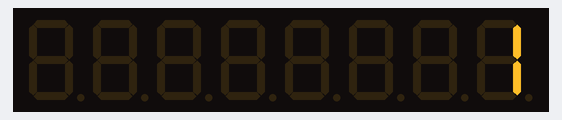
Bench run of a sketch on a simulated Arduino Uno, built with avr-gcc and run on an emulated ATmega328P. On the bench: 8-digit seven-segment display.

Above: at 0.1 s.
At 7.6 s:
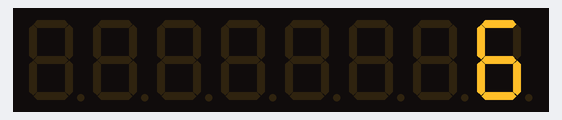
At 13.6 s:
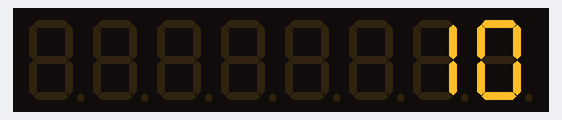
At 23.1 s:
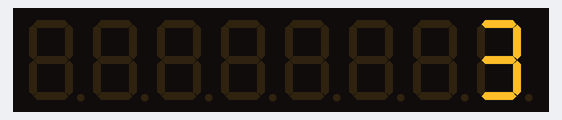
At 35.1 s:
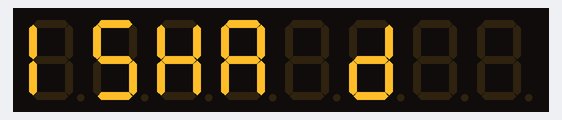

Measured:
- what the display in image 1 shows lasts 1.5 s, from 7.5 s to 9.0 s

The sketch:

TM1638.ino
```cpp
#include <TM1638.h>
// define a module on data pin 8, clock pin 9 and strobe pin 10
TM1638 module(8, 9, 10);
unsigned long a = 1;

void setup()
{
}

void loop()
{
  for (a = 1; a <= 10; a++)
  {
    module.setDisplayToDecNumber(a, 0, false);
    delay(1500);
  }
  module.setDisplayToString("ISHA D   ");
  delay(5000);
}
```
